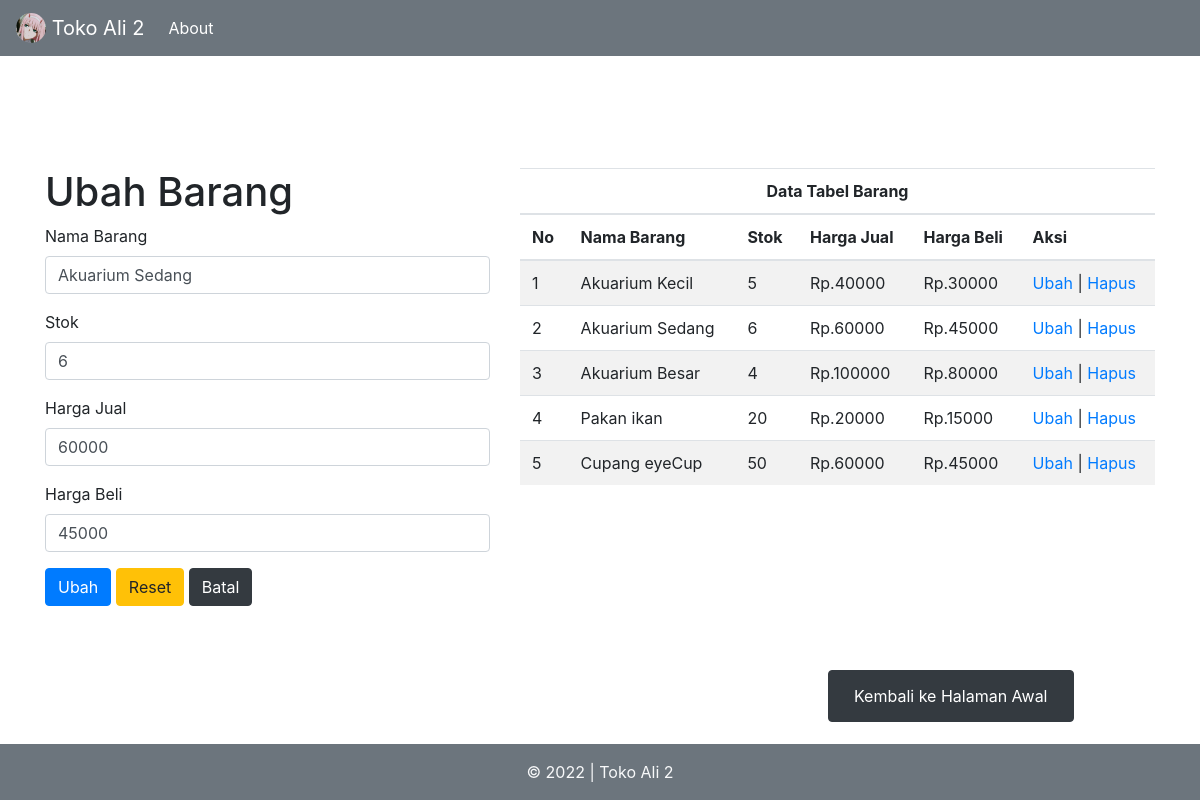
/php/barang.php?Ubah=17, run on the app's committed database.
### tables this page shows
CREATE TABLE `barang` (
  `kd_brg` int(11) NOT NULL,
  `nm_brg` varchar(20) NOT NULL,
  `stok` int(11) NOT NULL,
  `harga_jual` bigint(15) NOT NULL,
  `harga_beli` int(11) NOT NULL
);

### php/barang.php (the view, shortened to what this page needs)
<?php
function query($query)
{
  $conn = mysqli_connect('localhost', 'root', '', 'kelompok3web');
  $result = mysqli_query($conn, $query) or die(mysqli_error($conn));
  $rows = [];
  while ($row = mysqli_fetch_assoc($result)) {
    $rows[] = $row;
  }
  return $rows;
}
$barang = query("SELECT * FROM barang");
?>
  <?php endif;
$aksi = 'Tambah';
$nama = null;
$stok = null;
$harga_jual = null;
$harga_beli = null;
$a = null;
if (isset($_GET['Ubah'])) :
  $id = $_GET['Ubah'];
  $ambil = query("SELECT * FROM barang WHERE kd_brg = '$id'");
  $aksi = 'Ubah';
  $nama = $ambil[0]['nm_brg'];
  $stok = $ambil[0]['stok'];
  $harga_jual = $ambil[0]['harga_jual'];
  $harga_beli = $ambil[0]['harga_beli'];
  $a = 'autofocus';
  ?>
<?php
endif; ?>
<!doctype html>
<html lang="en">
<head>
  <link rel="stylesheet" href="..\css\bootstrap.css">
</head>
<body>
  <header>
    <nav class="navbar navbar-expand-md navbar-dark fixed-top bg-secondary">
      <a class="navbar-brand" href="index.php">
        <img src="..\img\zero-two.jpg" alt="judul" width="30" height="30" class="d-inline-block align-top rounded-circle">
        Toko Ali 2
      </a>
      <div class="collapse navbar-collapse" id="navbarCollapse">
        <ul class="navbar-nav mr-auto">
          <li class="nav-item active">
            <a class="nav-link" href="about.php">About</a>
          </li>
        </ul>
      </div>
    </nav>
  </header>
  <main>
    <div class="container my-5 ">
      <div class="row">
        <div class="col-md-5 my-5 ">
          <form action="" method="POST">
            <h1><?= $aksi; ?> Barang </h1>
            <div class="form-group">
              <label for="nama">Nama Barang</label>
              <input type="text" class="form-control" id="nama" name="nama" <?= $a; ?> value="<?= $nama; ?>">
            </div>
            <div class="form-group">
              <label for="stok">Stok</label>
              <input type="number" class="form-control" id="stok" name="stok" value="<?= $stok; ?>">
            </div>
            <div class="form-group">
              <label for="harga">Harga Jual</label>
              <input type="number" class="form-control" id="harga_jual" name="harga_jual" value="<?= $harga_jual; ?>">
            </div>
            <div class="form-group">
              <label for="harga">Harga Beli</label>
              <input type="number" class="form-control" id="harga_beli" name="harga_beli" value="<?= $harga_beli; ?>">
            </div>
            <button type="submit" class="btn btn-primary" name="<?= $aksi; ?>" id="<?= $aksi; ?>"><?= $aksi; ?></button>
            <button type="reset" class="btn btn-warning">Reset</button>
            <?php if (isset($_GET['Ubah'])) : ?>
              <a class="btn btn-dark" href="barang.php">Batal</a>
            <?php endif ?>
          </form>
        </div>
        <div class="col-md-7 my-5">
          <table class="table table-striped">
            <thead>
              <tr>
                <th colspan="6" class="text-center">Data Tabel Barang</th>
              </tr>
              <tr>
                <th>No</th>
                <th>Nama Barang</th>
                <th>Stok</th>
                <th>Harga Jual</th>
                <th>Harga Beli</th>
                <th>Aksi</th>
              </tr>
            </thead>
            <tbody>
              <?php
              $no = 1;
              foreach ($barang as $b) : ?>
                <tr>
                  <td><?= $no++; ?></td>
                  <td><?= $b['nm_brg']; ?></td>
                  <td><?= $b['stok']; ?></td>
                  <td>Rp.<?= $b['harga_jual']; ?></td>
                  <td>Rp.<?= $b['harga_beli']; ?></td>
                  <td>
                    <a href="?Ubah=<?= $b['kd_brg']; ?>">Ubah</a> |
                    <a href="?hapus=<?= $b['kd_brg']; ?>" onclick="confirm('apakah anda yakin?')">Hapus</a>
                  </td>
                </tr>
              <?php endforeach; ?>
            </tbody>
          </table>
        </div>
        <button type="button" class="btn btn-dark " style="margin-left: 70%;">
          <a class="btn btn-dark" href="index.php" role="button">Kembali ke Halaman Awal</a>
        </button>
      </div>
    </div>
  </main>
  <footer class="footer fixed-bottom  mt-auto py-3 bg-secondary ">
    <div class="container text-center">
      <span class="text-light">&copy; 2022 | Toko Ali 2</span>
    </div>
  </footer>
</body>
</html>

### data on the page
barang: nama "Akuarium Sedang", stok "6", harga_jual "60000", harga_beli "45000", nm_brg "Akuarium Sedang"
barang: nm_brg "Akuarium Kecil", stok "5", harga_jual "40000", harga_beli "30000"
barang: nm_brg "Akuarium Besar", stok "4", harga_jual "100000", harga_beli "80000"
barang: nm_brg "Pakan ikan", stok "20", harga_jual "20000", harga_beli "15000"
barang: nm_brg "Cupang eyeCup", stok "50", harga_jual "60000", harga_beli "45000"

### other printed values
$aksi "Ubah"
